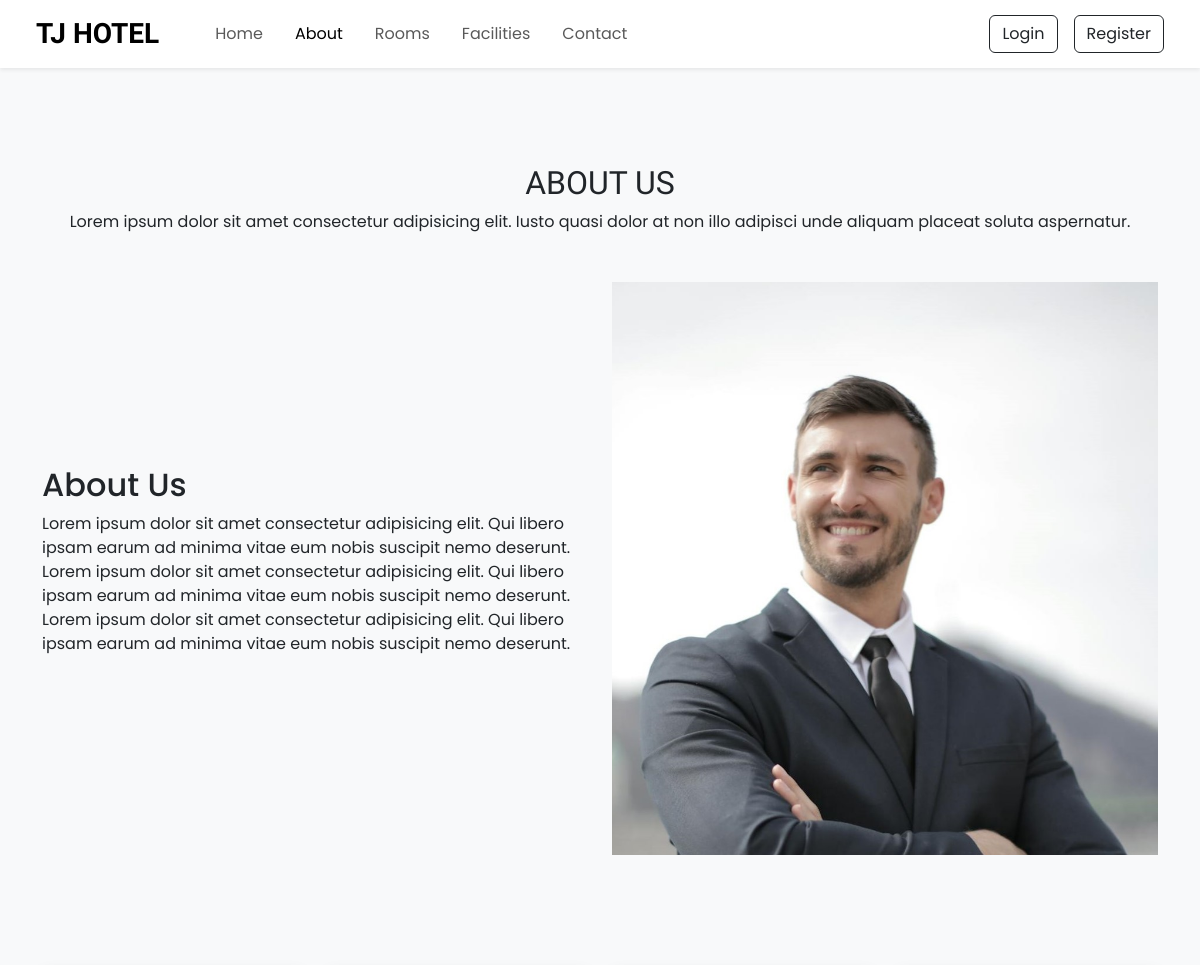
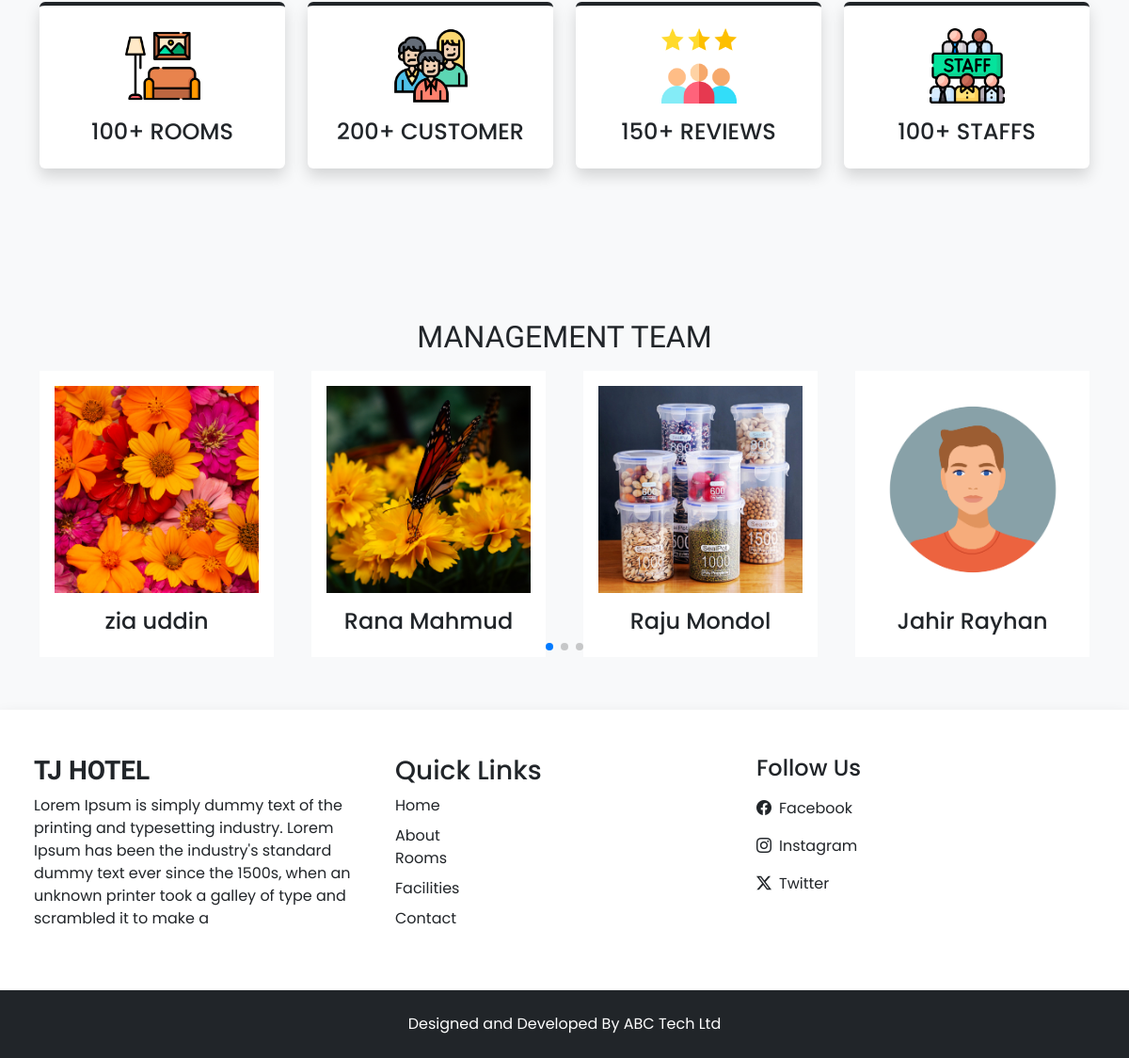
The page /about.php on the database as committed earlier (2 pictures, top to bottom).
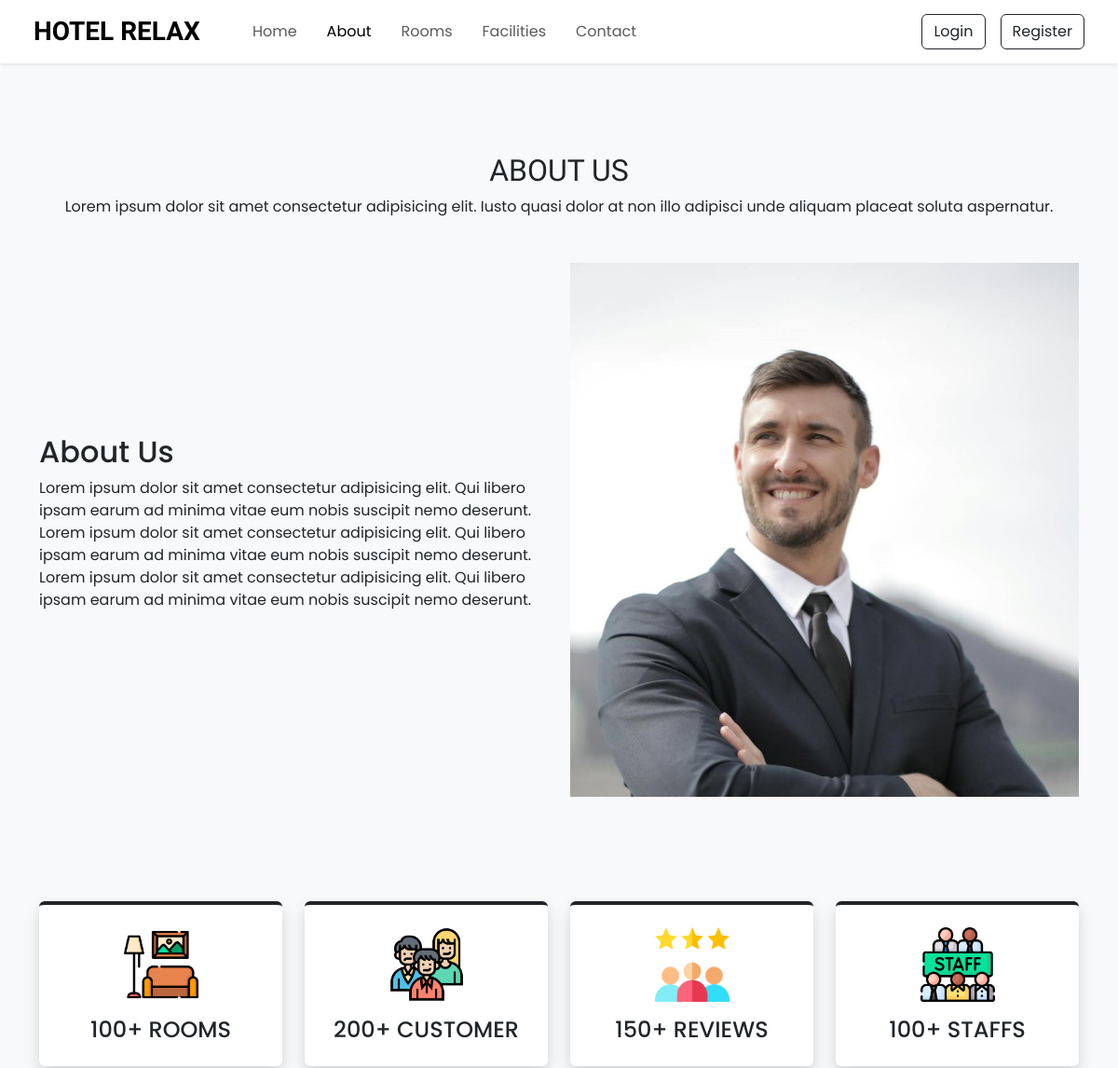
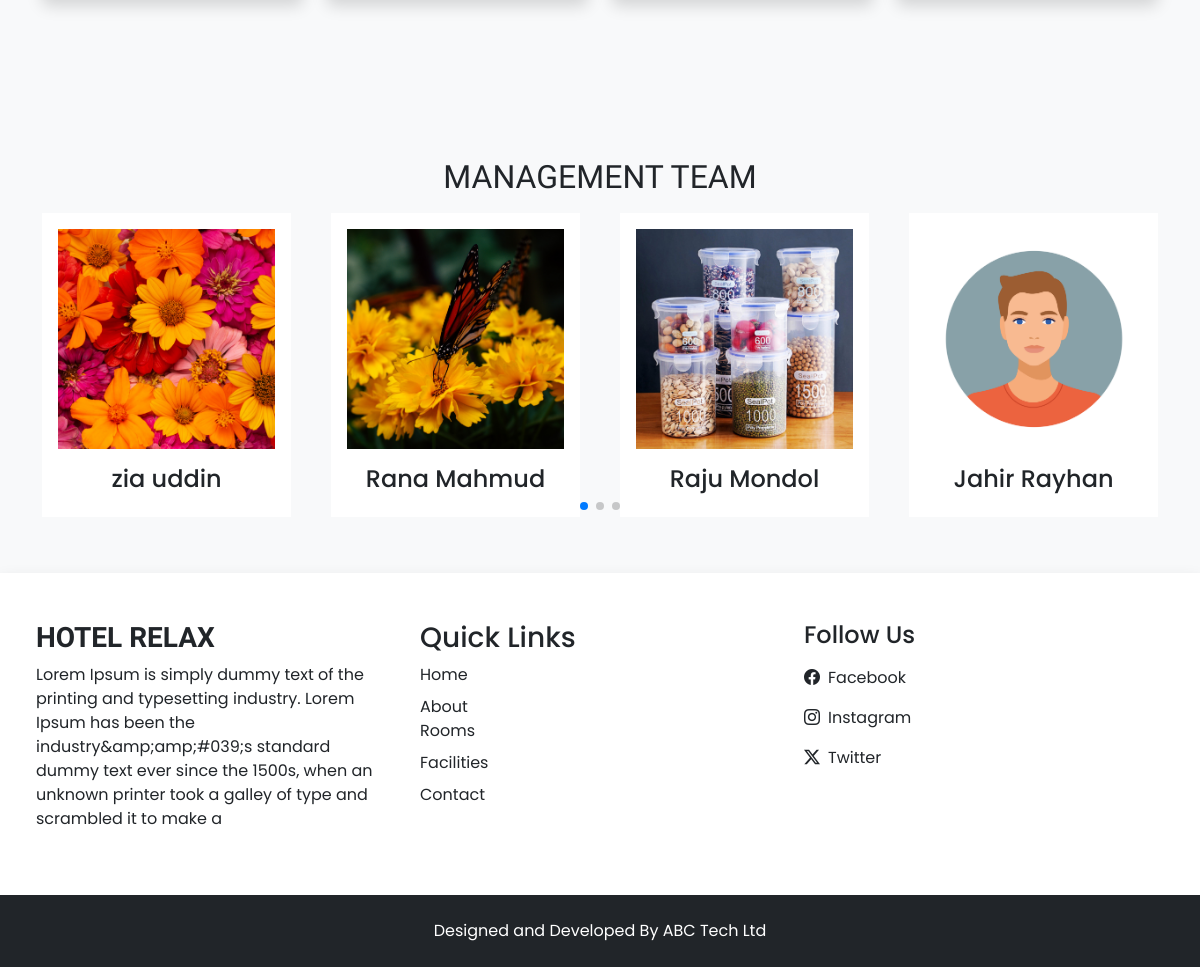
The same page on the database as committed later (2 pictures, top to bottom).
### tables this page shows
CREATE TABLE `settings` (
  `id` int(11) NOT NULL,
  `site_title` varchar(255) DEFAULT NULL,
  `site_about` varchar(500) DEFAULT NULL,
  `shutdown` tinyint(1) NOT NULL
);

### admin/inc/config.php (called while the page is built, shortened)
<?php
function select($sql, $data_types, $values)
{
    $conn = $GLOBALS['conn'];
    $res = $conn->prepare($sql);
    $res->bind_param($data_types, ...$values);
    if($res->execute())
    {
        $result = $res->get_result();
        return $result;
    }
    else
    {
        $error = "Query execution failed - Select";
        $res->close();
        return $error;
    }
}
?>

### about.php (the view, shortened to what the changed rows need)
<?php
 require "top.php";
?>
<section class="py-5">
    <div class="container">
        <h2 class="h-font text-center mt-5 mb-2">ABOUT US</h2>
        <div class="row align-items-center justify-content-between">
            <div class="col-md-6 mt-3 mt-md-0 order-2 order-md-1">
                <div>
                    <h2>About Us</h2>
                </div>
            </div>
        </div>
    </div>
</section>
<section class="py-5">
    <div class="container">
        <h2 class="h-font text-center mt-5 mb-2">MANAGEMENT TEAM</h2>
    </div>
</section>
<?php
 require "footer.php";
?>

### top.php (shortened to what the changed rows need)
<?php
    require "admin/inc/config.php";
    $setting_res = select("SELECT * FROM `settings` WHERE `id` = ?", 'i', [1]);
    $setting_row = $setting_res->fetch_assoc();
?>
<!DOCTYPE html>
<html lang="en">
<head>
    <link rel="stylesheet" href="assets/css/style.css">
    <link href="https://cdn.jsdelivr.net/npm/bootstrap@5.3.3/dist/css/bootstrap.min.css" rel="stylesheet">
    <link rel="stylesheet" href="https://cdn.jsdelivr.net/npm/bootstrap-icons@1.11.3/font/bootstrap-icons.min.css">
    <link rel="stylesheet" href="https://cdn.jsdelivr.net/npm/swiper@11/swiper-bundle.min.css" />
</head>
<body class="bg-light">
    <nav id="nav-bar" class="navbar navbar-expand-lg bg-white px-lg-4 py-lg-2 shadow-sm sticky-top">
        <div class="container-fluid">
            <a class="navbar-brand h-font fs-3 fw-bold me-5" href="index"><?= $setting_row['site_title'] ?></a>
            <div class="collapse navbar-collapse" id="navbarSupportedContent">
                <ul class="navbar-nav me-auto mb-2 mb-lg-0">
                </ul>
                <div class="d-flex align-items-center gap-2 gap-lg-3">
                </div>
            </div>
        </div>
    </nav>

### footer.php (shortened to what the changed rows need)
    <section class="footer py-5 bg-white shadow px-lg-4">
        <div class="container-fluid">
            <div class="row">
                <div class="col-md-4">
                    <h3 class="h-font fw-bold mb-2"><?= $setting_row['site_title'] ?></h3>
                    <p><?= $setting_row['site_about'] ?></p>
                </div>
            </div>
        </div>
    </section>
</body>
</html>

Rows that differ between the two databases and show on the page:
changed settings: site_title "TJ HOTEL" → "HOTEL RELAX"; site_about "…Ipsum has been the industry's standard dummy text ever…" → "…Ipsum has been the industry&amp;amp;#039;s standard dummy text ever…"
